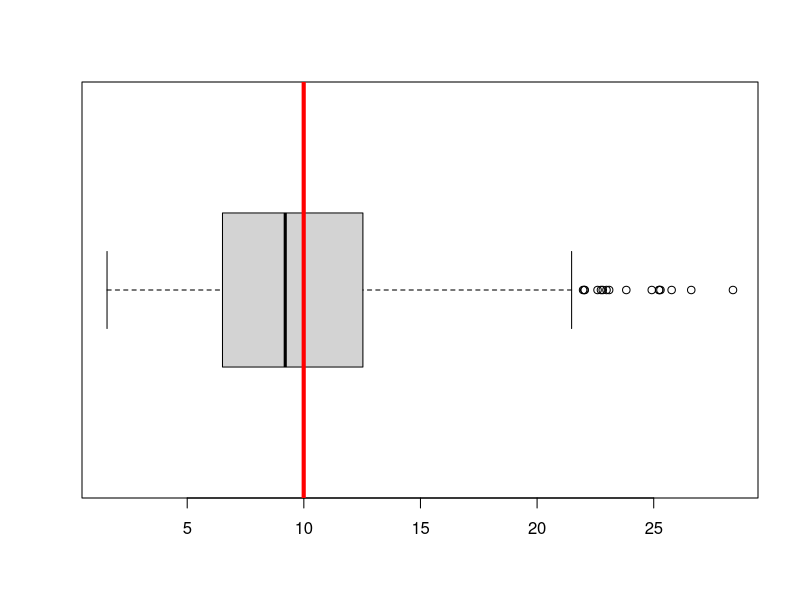
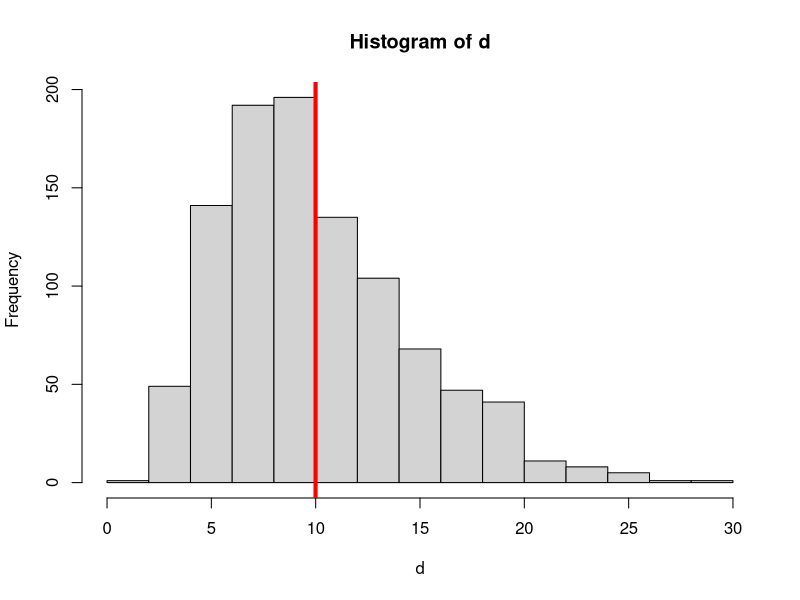
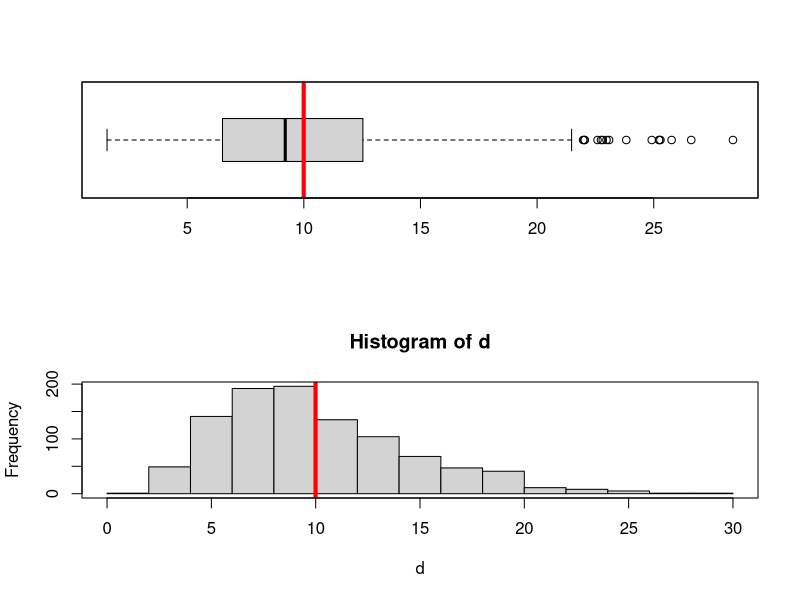

Recreate these plots in R, in order.
# ~~~~~~~~~~~~~~~~~~~
# ~ BIOS 721 Quiz 9 ~
# ~~~~~~~~~~~~~~~~~~~

set.seed(987)
d <- rchisq(1000,10)

# --------------------------------------------------------------
# Question 1
boxplot(d,
        horizontal = T)

abline(v = mean(d), col = "red", lwd = 4)


# --------------------------------------------------------------
# Question 2

hist(d, 
     main = 'Histogram of d',
     xlab = 'd'
     )
abline(v = mean(d), col = "red", lwd = 4)
# --------------------------------------------------------------
# Question 3

par(mfrow = c(2, 1))
boxplot(d,
        horizontal = T)

abline(v = mean(d), col = "red", lwd = 4)
box()


hist(d, 
     main = 'Histogram of d',
     xlab = 'd'
)
abline(v = mean(d), col = "red", lwd = 4)
box()

# --------------------------------------------------------------
# End of Program